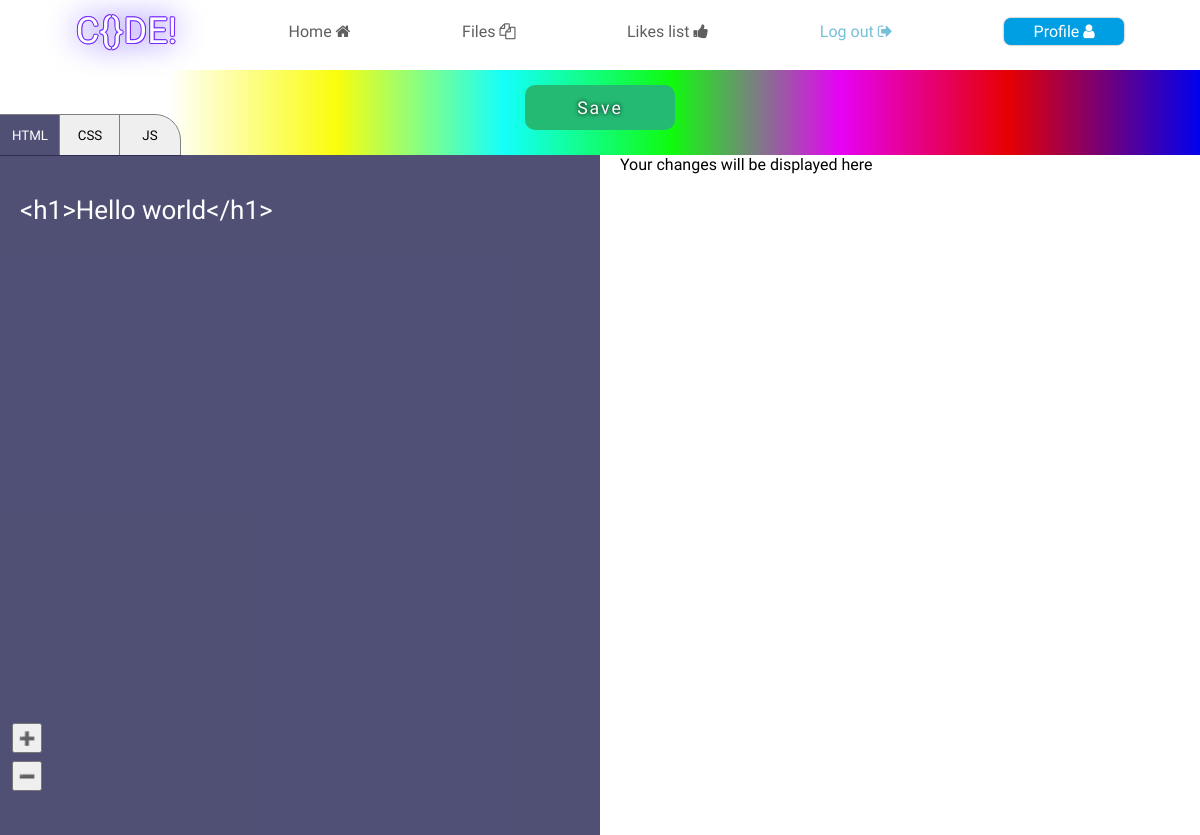
The page /edit/heat waves (signed in) on the database as committed earlier.
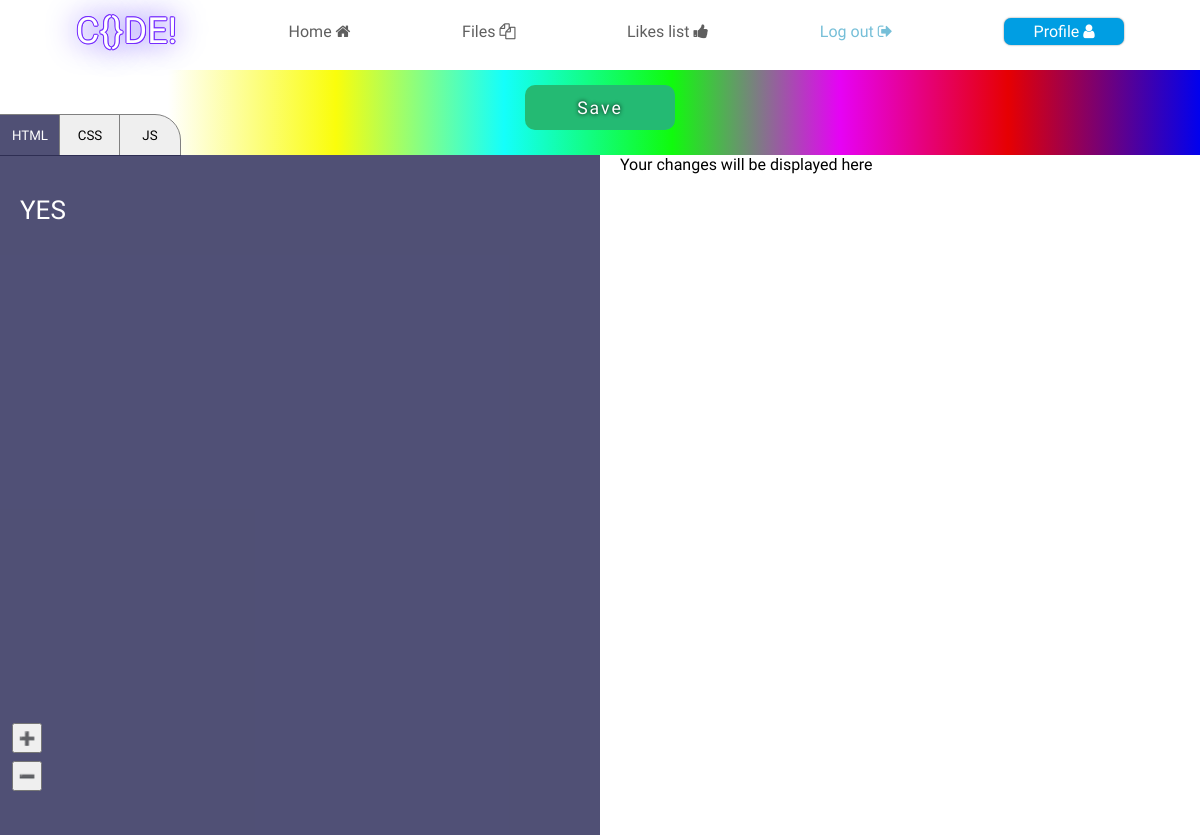
The same page on the database as committed later.
### pen/models.py (models this page shows)
class Code(models.Model):
    userFK = models.ForeignKey("User", on_delete=models.CASCADE, related_name="coder_FK")
    projectName = models.CharField(max_length=36, editable=True, blank=False)
    likesCount = models.IntegerField(default=0, editable=True, blank=False)
    code_HTML = models.TextField(editable=True, blank=True, default="")
    code_CSS = models.TextField(editable=True, blank=True, default="")
    code_JS = models.TextField(editable=True, blank=True, default="")
    isPublic = models.BooleanField(editable=True, default=True)

### pen/views.py (the view)
# urls.py: path("edit/<str:fileName>", views.edit, name="edit"),
@login_required(login_url="/login")
def edit(request, fileName):
    fileExist = Code.objects.all().filter(userFK_id=request.user.id).filter(projectName=fileName)
    try:
        fileExist = fileExist[0]
        if (request.user.username == ""):
            raise IndexError
    except IndexError:
        return HttpResponseRedirect(reverse("files"))
    return render(request, "pen/edit.html", {
        "file":fileExist
    })

### pen/templates/pen/edit.html (shortened to what this page needs)
{% extends 'pen/layout.html' %}
{% load static %}
{% block body %}
<link rel="stylesheet" href="{% static 'pen/edit.css' %}">
<div>
    <div id="buttonsContainer">
        <div id="saveContainer">
            <button>Save</button>
        </div>
        <div id="window-buttons">
            <button class="window-change" id="window-HTML">HTML</button>
            <button class="window-change" id="window-CSS">CSS</button>
            <button class="window-change" id="window-JAVASCRIPT">JS</button>
        </div>
        <div id="zoom-buttons">
            <button class="zoom" id="zoom-in">➕</button>
            <button class="zoom" id="zoom-out">➖</button>
        </div>
    </div>
    <div id="root">
        <div id="codeArea">
            <textarea class="textArea-code" id="code-HTML" style="display: block;" spellcheck="false" placeholder="Write your HTML here...">{{ file.code_HTML }}</textarea>
        </div>
        <div id="viewArea">
            <span>Your changes will be displayed here</span>
        </div>
    </div>
</div>
{% endblock %}

Rows that differ between the two databases and show on the page:
changed Code: code_HTML "<h1>Hello world</h1>" → "YES"
